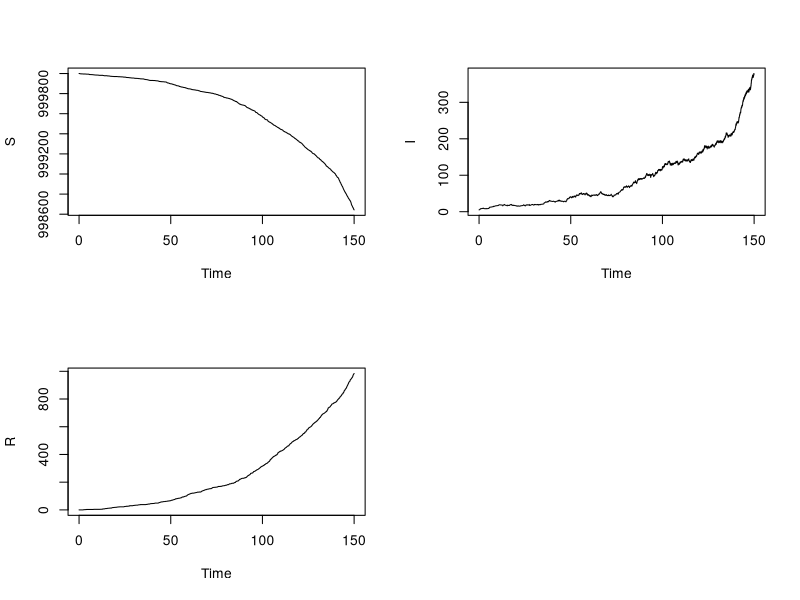

The R source for this figure:
rm(list=ls())
gillespie_combined <- function(edges,initial,parameters, rate_functions,final_time, z=1:2,plot=F){
  draw <- function(s,j){
    set.seed(s)
    out <- runif(j)
    set.seed(NULL)
    return(out)
  }
  
  compartments <- initial$compartment
  
  t <- 0
  current_state <- initial$initial_value
  Tps <- list(t)
  output <- list(current_state)
  
  events <- 1:length(rate_functions)
  i <- 1
  states <- current_state
  rates <- sapply(X=1:length(rate_functions),FUN = function(i,rate_functions,states,parameters) do.call(rate_functions[i][[1]],args=list(states,parameters)),states=states,parameters=parameters,rate_functions=rate_functions)
  #print(rates)
  while(t<final_time && !identical(rates,rep(0,length(rates)))){
    U1 <- draw(s = z[1],j=i)[i]
    U2 <- draw(s = z[2],j=i)[i]
    i <- i+1
    # cat("i=",i,"\n")
    states <- current_state
    
    proba <- rates/sum(rates)
    proba_sorted <- sort(proba)
    next_event_time <- qexp(p=U1,rate=sum(rates))
    next_event <- which(proba==proba_sorted[min(which((U2<=cumsum(proba_sorted))==TRUE))])
    involved_compartments <- edges[c(2*next_event-1,2*next_event)]
 
    compartment_indices <- sapply(X = 1:length(involved_compartments),FUN = function(i,compartments,involved_compartments) which(compartments==involved_compartments[i]),compartments=compartments,involved_compartments=involved_compartments)
    current_state[compartment_indices] <- current_state[compartment_indices]+c(-1,+1)
    t <- t + next_event_time
    cat("Time=",t,"\n")
    Tps[[i]] <- t
    output[[i]] <- current_state
 
    rates <- sapply(X=1:length(rate_functions),FUN = function(i,rate_functions,states,parameters) do.call(rate_functions[i][[1]],args=list(states,parameters)),states=current_state,parameters=parameters,rate_functions=rate_functions)
    
  }
  
  if(plot==T){
    require(igraph)
    g <- graph(edges = edges,directed = T)
    plot(g)
  }
  y <- as.data.frame(matrix(unlist(output),ncol=length(compartments),byrow = T))
  colnames(y) <- compartments
  list(Tps=unlist(Tps),output=y)
}
init <- as.data.frame(c("S","I","R"))
colnames(init) <- "compartment"
init$initial_value <- c(1000000,5,0)
parameters <- c(.1,1/14)

infection_A <- function(states,parameters){
  states[1]*sum(states[2])*parameters[1]*parameters[2]/sum(states)
}
infection_I <- function(states,parameters){
  states[1]*sum(states[2])*parameters[1]/sum(states)
}

removal_A <-function(states,parameters){
  states[2]*parameters[3]
}
removal_I <-function(states,parameters){
  states[2]*parameters[2]
}
reinfection <-function(states,parameters){
  states[4]*parameters[5]
}

edges <- c("S","I","I","R")
z=sample(x = 1:1000,length(edges)/2)
Tf <- 150
y <- gillespie_combined(edges = edges,initial = init,parameters = parameters, rate_functions = c("infection_I","removal_I"),final_time = Tf,z=z,plot = F)
par(mfrow=c(2,2))
plot(y$Tps,y$output$S,type = "l",ylab = "S",xlab = "Time")
plot(y$Tps,y$output$I,type = "l",ylab = "I",xlab = "Time")
plot(y$Tps,y$output$R,type = "l",ylab = "R",xlab = "Time")

